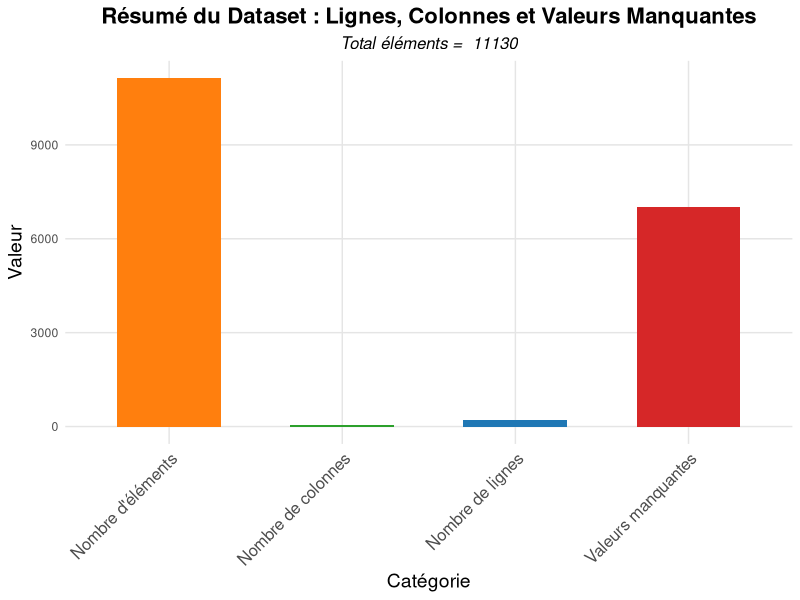
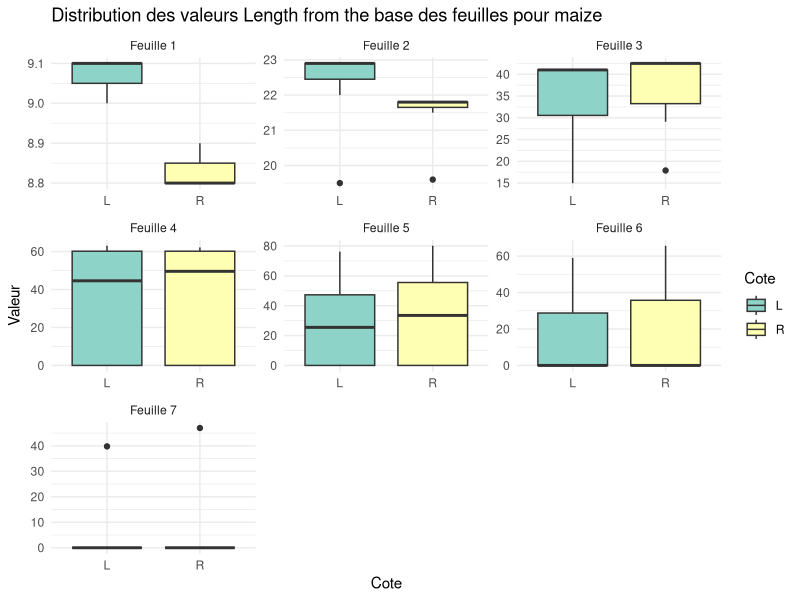
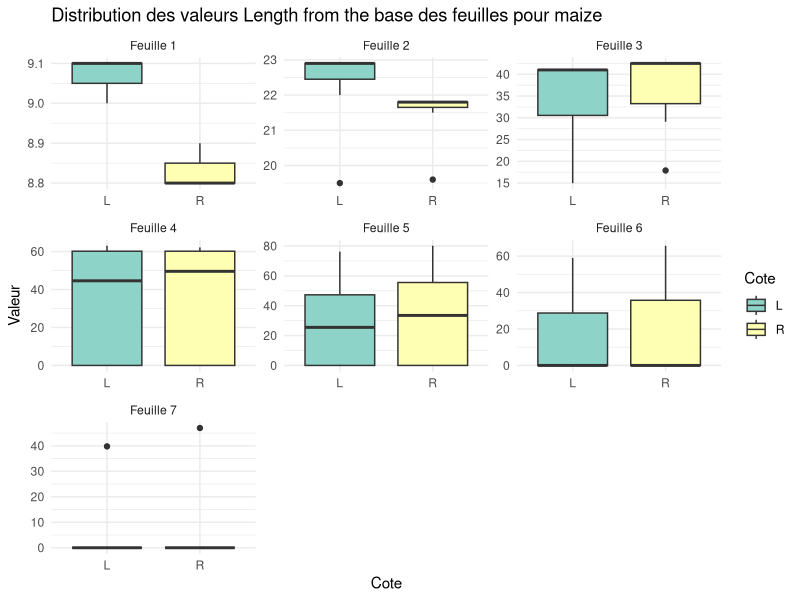
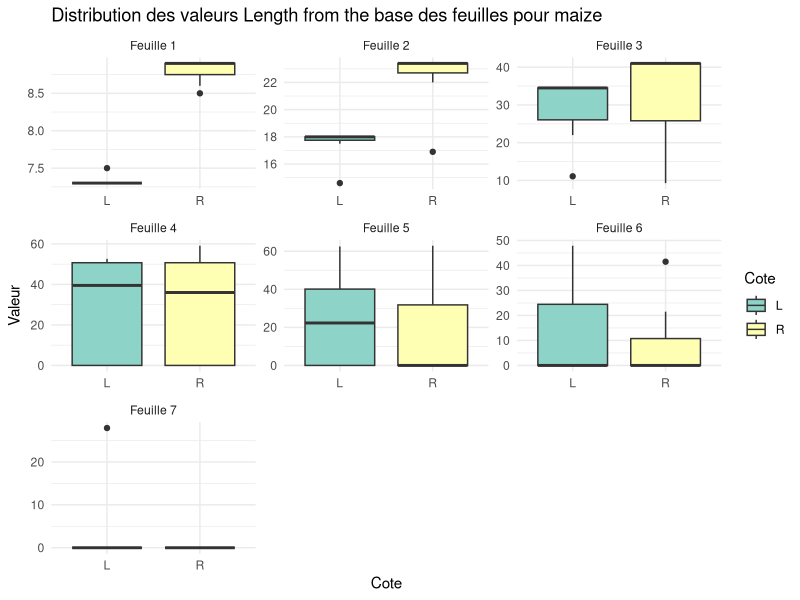
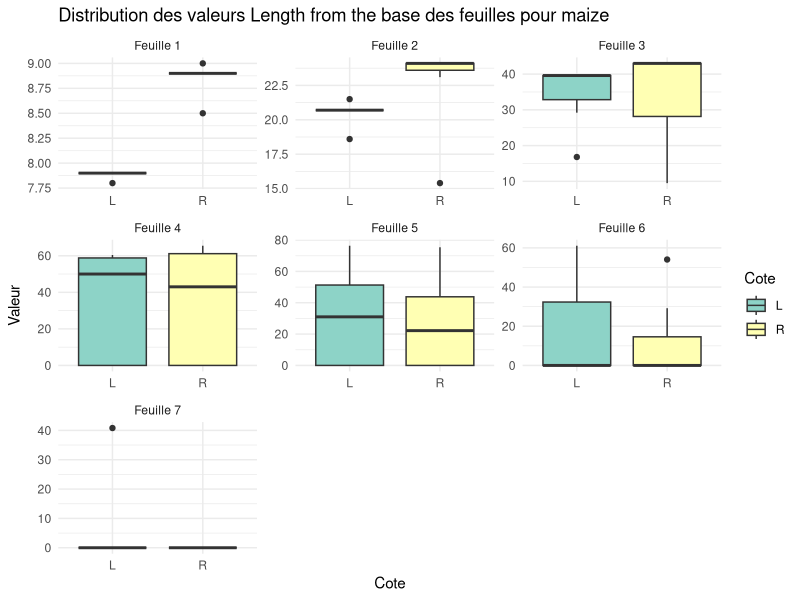
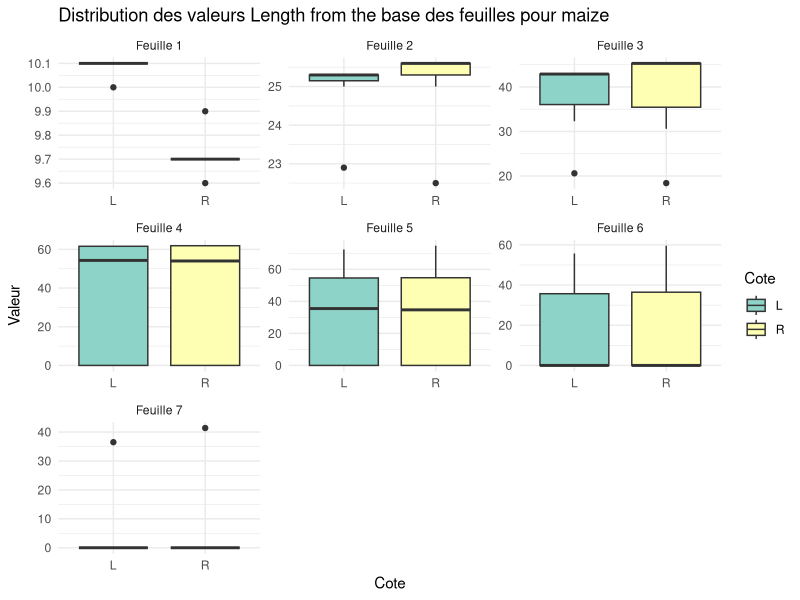
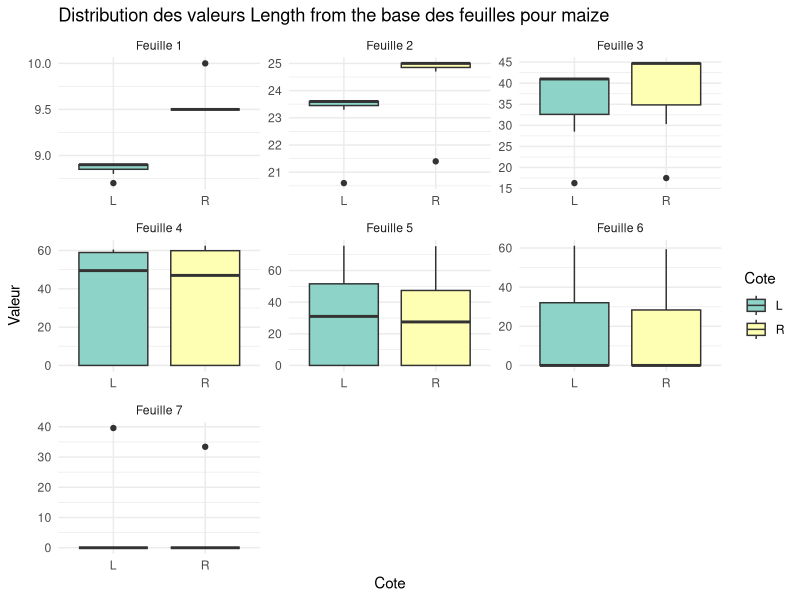
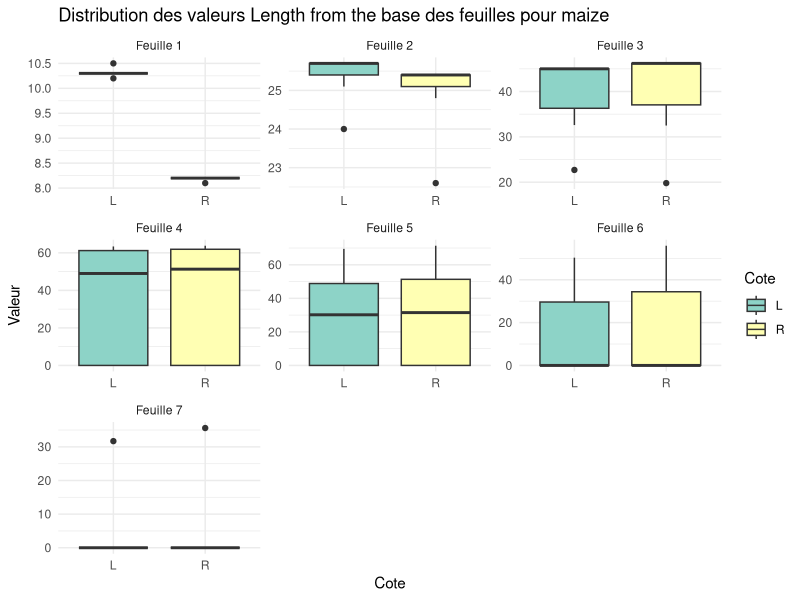

The R source for these figures, in order:
## ---- chunk 1
knitr::opts_chunk$set(echo = TRUE)
## ---- chunk 2
# Charger les bibliothèques nécessaires
library(lubridate)
library(gridExtra)
library(ggplot2)
library(dplyr)
library(tidyr)
library(RColorBrewer)

library(tidyverse)  # Pour dplyr, tidyr, etc.
library(purrr)      # Pour la fonction map()



## ---- chunk 3

setwd("C:/Users/Abdoulaye Diop/Desktop/Projets_atelier/Projets_Ateliers")
data <- readxl::read_excel("Copie de Data.xlsx",  col_names = TRUE,)
# Conversion de la colonne `leaf` en numérique
data$leaf <- as.numeric(data$leaf)
data<-as.data.frame(data)
head(data)
#colnames(data)
## ---- chunk 4
# Supposons que votre dataframe s'appelle 'data'

# Nombre de lignes
n_lignes <- nrow(data)

# Nombre de colonnes
n_colonnes <- ncol(data)

# Nombre de valeurs manquantes par colonne
n_manquantes <- colSums(is.na(data))


n_elements <- n_lignes * n_colonnes

# Créer un dataframe pour les valeurs à afficher dans l'histogramme
summary_data <- data.frame(
  Category = c("Nombre de lignes", "Nombre de colonnes", "Valeurs manquantes", "Nombre d'éléments"),
  Value = c(n_lignes, n_colonnes, sum(n_manquantes), n_elements)
)

# Affichage de l'histogramme
library(ggplot2)

ggplot(summary_data, aes(x = Category, y = Value, fill = Category)) +
  geom_bar(stat = "identity", show.legend = FALSE, width = 0.6) +  # Largeur de barre ajustée
  labs(
    title = "Résumé du Dataset : Lignes, Colonnes et Valeurs Manquantes",
    x = "Catégorie", 
    y = "Valeur",
    subtitle = paste("Total éléments = ", n_elements)
  ) +
  scale_fill_manual(values = c("#FF7F0E", "#2CA02C", "#1F77B4", "#D62728")) +  # Palette de couleurs personnalisée
  theme_minimal() +
  theme(
    axis.text.x = element_text(angle = 45, hjust = 1, size = 12),  # Inclinaison des labels de l'axe X
    axis.title = element_text(size = 14),
    plot.title = element_text(hjust = 0.5, size = 16, face = "bold"),
    plot.subtitle = element_text(hjust = 0.5, size = 12, face = "italic"),
    panel.grid.major = element_line(color = "gray90", size = 0.5),
    panel.grid.minor = element_blank()
  )  # Design amélioré avec une grille légère

## ---- chunk 5


# Fonction pour traiter chaque jeu de données avec une date et sa colonne de longueur spécifiques
process_data <- function(data, date_col, length_col) {
  data %>%
    select(species, condition, rhizotron, plant, leaf, all_of(date_col), all_of(length_col)) %>%
    pivot_wider(names_from = leaf, values_from = all_of(length_col), 
                values_fill = list(`Lenght from the base...7` = 0)) %>%
    arrange(all_of(date_col)) %>%
    rename(ts = all_of(date_col)) %>%  # Renommer la colonne de date en ts
    # Renommer la colonne `plant` en `cote` et affecter la valeur "L" ou "R" selon le cas
    mutate(plant = ifelse(startsWith(plant, "L"), "L", "R")) %>%  # Remplacer la colonne plant par L ou R
    rename(cote = plant) %>%  # Renommer la colonne plant en cote
    filter(!is.na(ts)) %>%
    # Supprimer les deux dernières colonnes (comme dans votre logique)
    select(-tail(names(.), 1)) %>%
    # Renommer les colonnes Feuille 1 à Feuille 7 explicitement
    setNames(c("species", "condition", "rhizotron", "cote", "ts", 
               paste("Feuille", 1:8))) %>%
    # Convertir `ts` en Date si nécessaire (si ce n'est pas déjà le cas)
    mutate(ts = as.Date(ts, format = "%Y-%m-%d"))  # Adapter le format si nécessaire
}

# Traiter chaque jeu de données pour différentes dates
data_1 <- process_data(data, "date...6", "Lenght from the base...7")
data_2 <- process_data(data, "date...13", "Lenght from the base...14")
data_3 <- process_data(data, "date...20", "Lenght from the base...21")
data_4 <- process_data(data, "date...27", "Lenght from the base...28")
data_5 <- process_data(data, "date...34", "Lenght from the base...35")
data_6 <- process_data(data, "date...41", "Lenght from the base...42")
data_7<-process_data(data, "date...48", "Lenght from the base...49")

# Conversion des colonnes Feuille 1 à Feuille 7 en double
data_4 <- data_4 %>%
  mutate(across(`Feuille 1`:`Feuille 7`, as.double))


data_6 <- data_6 %>%
  mutate(across(`Feuille 1`:`Feuille 7`, as.double))


# Afficher un exemple de traitement
all_data <- bind_rows(data_1, data_2, data_3, data_4, data_5, data_6, data_7)

data_raw<-all_data
#head(data_raw)
#colnames(data_raw)
## ---- chunk 6
replace_na_with_zero <- function(data) {
  # Appliquer le remplacement seulement aux colonnes numériques
  data[] <- lapply(data, function(col) {
    if (is.numeric(col)) {
      # Remplacer les NA par 0 uniquement dans les colonnes numériques
      col[is.na(col)] <- 0
    }
    return(col)
  })
  
  return(data)
}

all_data<-replace_na_with_zero(data_raw)
head(all_data)
## ---- chunk 7
library(dplyr)

# Fonction pour filtrer et concaténer les données pour chaque rhizotron
combine_rhizotron <- function(data_list, rhizotron_number) {
  bind_rows(data_list) %>%                    # Concaténer tous les jeux de données
    filter(rhizotron == rhizotron_number)                       # Trier par `ts`
}


# Générer automatiquement les datasets `plant_1` à `plant_16`
for (i in 1:16) {
  assign(paste0("plant_", i), combine_rhizotron(all_data, i))
}

# Exemple d'affichage pour vérifier
head(plant_1)
head(plant_2)


## ---- chunk 8
replace_zeros_with_previous_non_zero <- function(data, numeric_columns) {
  # Parcours des lignes du dataset
  for (i in 3:nrow(data)) {  # On commence à partir de la 3ème ligne pour éviter l'indexation i-2 pour la première ligne
    for (col in numeric_columns) {  # On boucle uniquement sur les colonnes numériques
      if (data[i, col] == 0) {  # Si la valeur est 0
        # Chercher la première valeur non nulle dans les colonnes suivantes
        k <- NA
        for (j in which(numeric_columns == col):length(numeric_columns)) {
          if (data[i, numeric_columns[j]] != 0) {  # Si on trouve une valeur non nulle
            k <- j
            break
          }
        }
        
        # Si on trouve une colonne suivante avec une valeur non nulle
        if (!is.na(k)) {
          # Remplacer la valeur 0 par la valeur dans la ligne i-2 pour cette colonne
          # Accès correct à la colonne avec numeric_columns[col] (pas d'index hors de portée)
          data[i, col] <- data[i-2, col]
        }
      }
    }
  }
  return(data)
}

## ---- chunk 9
# Exemple : Liste des plantes
plants_list <- list(plant_1, plant_2, plant_3, plant_4, plant_5, plant_6, 
                    plant_7, plant_8, plant_9, plant_10, plant_11, plant_12,
                    plant_13, plant_14, plant_15, plant_16)

# Fonction pour appliquer à chaque dataset de plante
replace_zeros_for_all_plants <- function(plants_list, numeric_columns) {
  # Appliquer la fonction à chaque dataset de plante
  plants_list <- lapply(plants_list, function(plant_data) {
    replace_zeros_with_previous_non_zero(plant_data, numeric_columns)
  })
  return(plants_list)
}

# Appliquer la fonction à toutes les plantes
numeric_columns <- c("Feuille 1", "Feuille 2", "Feuille 3", "Feuille 4", "Feuille 5", "Feuille 6", "Feuille 7")
Plant <- replace_zeros_for_all_plants(plants_list, numeric_columns)

## ---- chunk 10

# Initialiser une liste vide pour les graphiques
plots_list <- list()

# Boucle pour les 16 plantes
for (i in 1:16) {
  
  # Récupérer les données de la plante spécifique dans la liste Plant
  data <- Plant[[i]]
  
  # Réorganiser les données en format long
  data_long <- data %>%
    select(ts, species, condition, cote, starts_with("Feuille")) %>%
    pivot_longer(cols = starts_with("Feuille"), names_to = "Feuille", values_to = "Value")
  
  # Mettre en forme les noms des feuilles pour les afficher de manière plus lisible
  data_long$Feuille <- gsub("Feuille_", "Length from the base - Feuille ", data_long$Feuille)
  
  # Ajouter les graphiques dans la liste pour chaque plante
  for (species_name in unique(data_long$species)) {
    plot_species <- data_long %>%
      filter(species == species_name) %>%
      ggplot(aes(x = cote, y = Value, fill = cote)) +
      geom_boxplot() +
      facet_wrap(~ Feuille, scales = "free") +  # Crée un boxplot par feuille
      labs(title = paste("Distribution des valeurs Length from the base des feuilles pour", species_name),
           x = "Cote", 
           y = "Valeur",
           fill = "Cote") +  # Légende personnalisée pour la condition
      theme_minimal() +
      scale_fill_brewer(palette = "Set3")  # Palette de couleurs agréable pour le cote
    
    # Ajouter chaque graphique à la liste
    plots_list[[i]] <- plot_species
  }
}

# Exemple pour afficher le graphique de la première plante
print(plots_list[[1]])  # Afficher le boxplot pour la première plante

# Afficher les graphiques pour une plante (par exemple, pour la première plante)

# Optionnel : afficher tous les graphiques dans une seule fenêtre
# lapply(plots_list, print)
for (i in 1:16){
  print(plots_list[[i]])
}

## ---- chunk 11
data<-Plant[[16]]

# Réorganiser les données en format long
data_long <- data %>%
  select(ts, species, condition, rhizotron, cote, starts_with("Feuille")) %>%
  pivot_longer(cols = starts_with("Feuille"), names_to = "Feuille", values_to = "Value")

# Effectuer l'ANOVA pour chaque feuille en fonction du 'cote'
anova_results <- data_long %>%
  group_by(Feuille) %>%
  summarise(
    anova = list(aov(Value ~ cote, data = .))  # Calcul de l'ANOVA pour chaque feuille
  )

# Résumer les résultats ANOVA avec 'map()'
anova_summary <- anova_results %>%
  mutate(summary = map(anova, summary))  # Appliquer la fonction summary() sur chaque résultat d'ANOVA

# Afficher le résumé des résultats ANOVA
anova_summary %>%
  select(Feuille, summary)  # Sélectionner la colonne de résumé
anova_summary$summary
## ---- chunk 12
Plant_long <- list()


# Modifier les données pour chaque plante
for (i in 1:16) {
  data <- Plant[[i]]
  
  # Calculer la somme des longueurs des feuilles (colonnes 6 à 12)
  data$long <- rowSums(data[, 6:12])

  
  # Sélectionner les colonnes nécessaires
  data <- data %>%
    select(ts, species, condition, rhizotron, cote, long)
  
  # Stocker le dataframe modifié dans la liste
  Plant_long[[i]] <- data
}

head(Plant_long[[1]])
## ---- chunk 13

# Fusionner les données de toutes les plantes dans un seul dataframe
merged_data <- do.call(rbind, Plant_long)

# Représenter long en fonction du temps (ts) avec ggplot2
ggplot(merged_data, aes(x = ts, y = long, color = as.factor(species))) +
  geom_line(size = 1) +  # Tracer une ligne plus épaisse pour chaque espèce
  geom_point(size = 3, alpha = 0.7) +  # Ajouter des points plus grands et plus transparents
  labs(
    title = "Évolution de la longueur totale des feuilles en fonction du temps",
    x = "Temps (Date)",
    y = "Longueur totale des feuilles (cm)",
    color = "Espèce"
  ) +
  scale_color_brewer(palette = "Set1") +  # Palette de couleurs distinctes pour chaque espèce
  scale_x_date(
    date_labels = "%b %d",  # Format des dates
    date_breaks = "3 days",  # Espacement des labels (chaque 3 jours)
    limits = as.Date(c("2024-10-28", "2024-11-10"))  # Plage de dates spécifique
  ) +
  theme_light() +  # Thème clair pour un look plus moderne
  theme(
    plot.title = element_text(hjust = 0.5, size = 16, face = "bold"),  # Centrer et styliser le titre
    axis.title = element_text(size = 14),  # Titre des axes
    axis.text.x = element_text(angle = 45, hjust = 1, size = 12),  # Rotation et taille des labels sur l'axe X
    axis.text.y = element_text(size = 12)  # Taille des labels sur l'axe Y
  )

## ---- chunk 14

Plant_long_croissance <- list()

for (i in 1:16) {
  data <- Plant_long[[i]]
  
  # Calculer la croissance relative et remplacer le NA par 0
  data <- data %>%
    mutate(
      croissance = c(0, diff(long)) # Remplacer NA par 0
    )
  
  data <- data %>%
  mutate(
    croissance_cumulee= cumsum(croissance)  # Croissance cumulée relative
  )

  # Ajouter les données modifiées à la liste
  Plant_long_croissance[[i]] <- data
}


head(Plant_long_croissance[[1]])
# Afficher les premières lignes du datafra
## ---- chunk 15
data<-Plant_long_croissance[[1]]
ggplot(data, aes(x = ts, y = croissance_cumulee)) +
  geom_line(color = "blue", size = 1.5) +  # Ligne bleue, taille de ligne ajustée
  geom_point(aes(color = croissance_cumulee), size = 3, alpha = 0.7) +  # Points colorés selon la croissance, taille ajustée
  labs(title = "Croissance cumulée  de la première plante en fonction du temps", 
       x = "Date", 
       y = "Croissance cumulée ") +
  scale_x_date(
    limits = as.Date(c("2024-10-28", "2024-11-10")),  # Plage de dates
    date_labels = "%b %d",   # Format de la date pour l'affichage
    date_breaks = "2 days"   # Espacement des labels sur l'axe des X
  ) +
  scale_color_viridis_c(option = "C") +  # Utilisation de la palette Viridis pour la couleur des points
  theme_minimal() +
  theme(axis.text.x = element_text(angle = 45, hjust = 1))

## ---- chunk 16

## Combined cest une liste qui va me permettre de faire la  comparaison d'une plante sous deux conditions 

# Créer une liste vide pour stocker les nouveaux dataframes concaténés
combined_plants_list <- list()

# Concaténer deux à deux les éléments de la liste Plant
for (i in seq(1, length(Plant_long_croissance), by = 2)) {
  # Vérifier si l'élément suivant existe (pour éviter un problème d'indice)
  if (i + 1 <= length(Plant)) {
    # Concaténer les deux éléments consécutifs
    combined_data <- bind_rows(Plant_long_croissance[[i]], Plant_long_croissance[[i + 1]])
    # Ajouter le dataframe concaténé dans la nouvelle liste
    combined_plants_list[[length(combined_plants_list) + 1]] <- combined_data
  }
}

# Afficher les nouveaux datasets
combined_plants_list[[1]]

